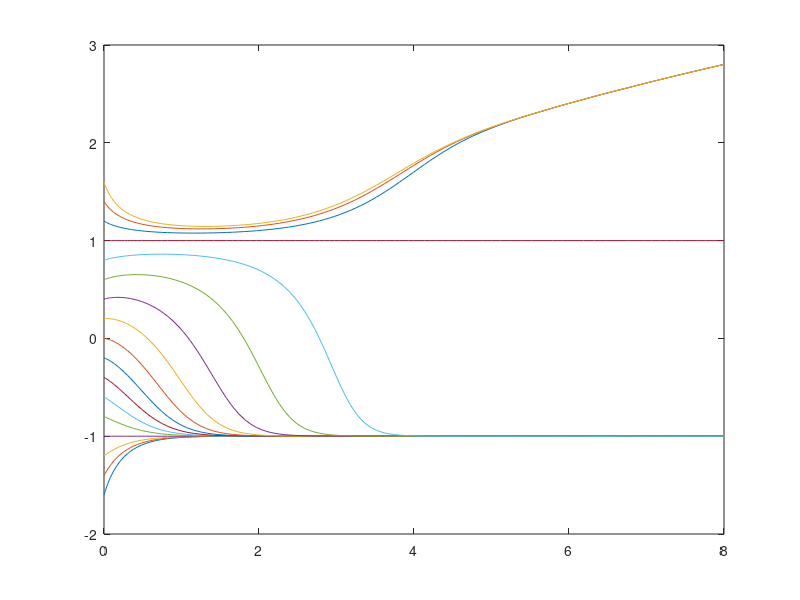

This figure's MATLAB source: (Note: this script raises an error after producing the figure.)
% Matlab Project 3
% Whitney Wilson
% Emmaneul Taylor
% Kenneth Bryant

%% Problem 4
f4= @(t,y) (y-sqrt(t)).*(1-y.^2); % defines the function
[t,ya]= ode45(f4, [0 8], -1.6:.2:1.6); % stores the t and y values for different solutions
plot(t, ya)                         % plots the different points without circles

% Problem 4b
% When b< -1 the solution curves increase towards an asymptote at b= -1.
% When -1< b<1 the solution curves decrease towards b= -1. The point b= -1
% is asymptotically stable. When 0< b<1 the solution curves increase
% towards b= 1. When bh= 1 it is a constant solution.

hold on
syms t y;
p = ezplot(y-sqrt(t), [0 8 0 8]);
set(p,'Linewidth', 2);
% It makes sense that the solytion curvges are asymptotic to this parabola
% because this is one of the zeroes for the equation. At this point the
% differential equation equals 0.



[T, Y] = meshgrid(0:0.2:8, -1.6:0.2:1.6);
S = (Y-sqrt(T)).*(1-Y.^2)
L= sqrt(1 +S.^2);
quiver(T,Y, 1./L, S./L, 0.5), axis equal tight 
xlabel 't', ylabel 'y'
title 'Graph of Problem 4d'
hold off

%% Problem 7
% 
f7 = @(t,y) -exp(y)./(t.*exp(y)-sin(y));
[tfor, yfor] = ode45(f7, (2:.5: 4), 1.5);
plot(tfor, yfor) % plots numerical solution
hold on
format long
[tfor yfor] % prints out the corresoponding t and y values

[tbak, ybak] = ode45(f7, (2:-.5:.5), 1.5);
format long
[tbak ybak] % prints out the corresoponding t and y values
plot(tbak, ybak) % plots numerical solution
hold on


sol7afunc=cos(y) + t*exp(y); % solution to the diffeq from previous hw
c=subs(sol7afunc,[t,y],[2,1.5]);
p =ezplot(sol7afunc-c,[.5,4,0,3]); % plots actual solution
set(p, 'color', 'r');
hold off
title 'graph for 7a'

% actual values 
%t =1, y = 2.269811843492618
%t= 1.5, y = 1.822765651057094
%t= 3, y =1.045263208819677

% numerical answers
%t=1, y= 2.269811752222526
%t= 1.5, y = 1.822765668361479
%t= 3, y =   1.045263208334591

fig=figure;
[t, ya] = ode45(f7, [2:2: 1000], 1.5);
plot(t, ya)
title 'Graph1'
% as t goes to infinity

figure;
[t, ya] = ode45(f7, [2:-.01:0], 1.5);
plot(t, ya)
title 'Graph2'
%% Problem 10
f10a= @(t,y) exp(-3.*t)+ 1./(1+y.^2)
ode45(f10a, [0 1000], -1)
title 'graph of 10a'
% as t increases towards infintity the graph will also increase towards
% infinity because the e^(-3t) will just continue to increase forever

fig=figure;
f10b = @(t,y) exp(-2.*t) + y.^2
ode45(f10b, [0 1000], -1)
title 'graph of 10b'
% as t increases towards infinity the graph will approach the value of
% zero. this is because the function e^-2t will approach the value of e^0
% which is 1, and -1 + that value will approach 0 but it will never reach it.

%% Problem 13

 syms t y
%a)
f = @(t, y) (9*t^2 - 3*y)/t;
t0 = -.5
y0 = 3.15
b = -3
n = 10
[t9, y9] = myeuler(f, t0, y0, b, n)
figure(10);
plot(t9,y9)

%b)
f = @(t, y) (9*t^2 - 3*y)/t;
t0 = -.5
y0 = 3.15
b = -3
n = 10
[t10, y10] = ImprovedEulerFunc(f, t0, y0, b, n)
figure(11);
plot(t10,y10)

%c)
f = @(t, y) (9.*t.^2 - 3.*y)./t;
[t11, y11] = ode45(f,[-.5 .5],3.15);
figure(12);
plot(t11, y11)
t11=[-.5,-.06:.02:.06]
[t12, y12] = ode45(f,t11,3.15);
figure(13);
plot(t12, y12)
%The interval is defined up until t=0 (so in this case from [-.06,0)).

%d)
q = @(t, y) (((9/5)*t^2) + C/(t^3)) - y
subs(q, 't', -.5)
v = ans
subs(v, 'y', 3.15)
syms C1
solve(- 8*C1 - 27/10,'C1')
C1 = ans

q = @(t, y) (((9/5)*t^2) + C/(t^3)) - y
subs(q, 't', .5)
v = ans
subs(v, 'y', 3.15)
syms C2
solve(8*C2 - 27/10,'C2')
C2 = ans

q = @(t, y) (((9/5)*t^2) + C/(t^3)) - y
subs(q, 't', -.5)
v = ans
subs(v, 'y', -3.45)
syms C3
solve(39/10 - 8*C3,'C3')
C3 = ans

q = @(t, y) (((9/5)*t^2) + C/(t^3)) - y
subs(q, 't', .5)
v = ans
subs(v, 'y', -3.45)
syms C4
solve(8*C4 + 39/10,'C4')
C4 = ans

yc1 = @(t, y) ((9.*t.^2)./6) - y %We know for y(0)=0 that c=0.
figure(14); ezplot(yc1)
yc2 = @(t, y) (((9./5).*t.^2) - (27./80)./(t.^3)) - y
figure(15);ezplot(yc2)
yc3 = @(t, y) (((9./5).*t.^2) + (27./80)./(t.^3)) - y
figure(16);ezplot(yc3)
yc4 = @(t, y) (((9./5).*t.^2) + (39./80)./(t.^3)) - y
figure(17);ezplot(yc4)
yc5 = @(t, y) (((9./5).*t.^2) - (39./80)./(t.^3)) - y
figure(18);ezplot(yc5)

%ode45 shows that as t gets closer to the value 0, dy/dt approaches infinity and
% as a result the graph goes to infinity at 0. You can tell this from the
% differential equation because dy/dt is undefined at 0.  The other
%numerical methods end up making mistakes becasue they do not consider both sides of the point.
%ode45 looks at both sides of the point that is being approximated so it can see where
%the derivative becomes undefined.